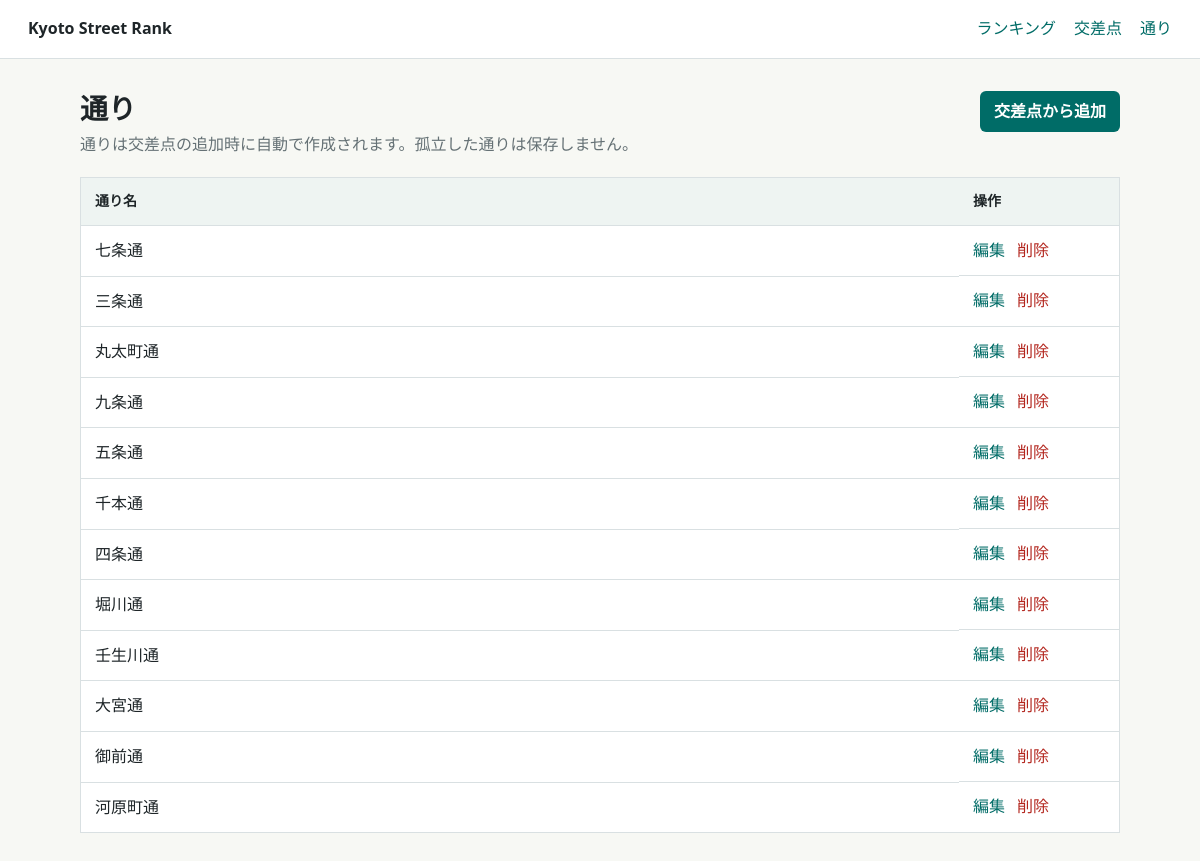
The page /streets on the database as committed earlier.
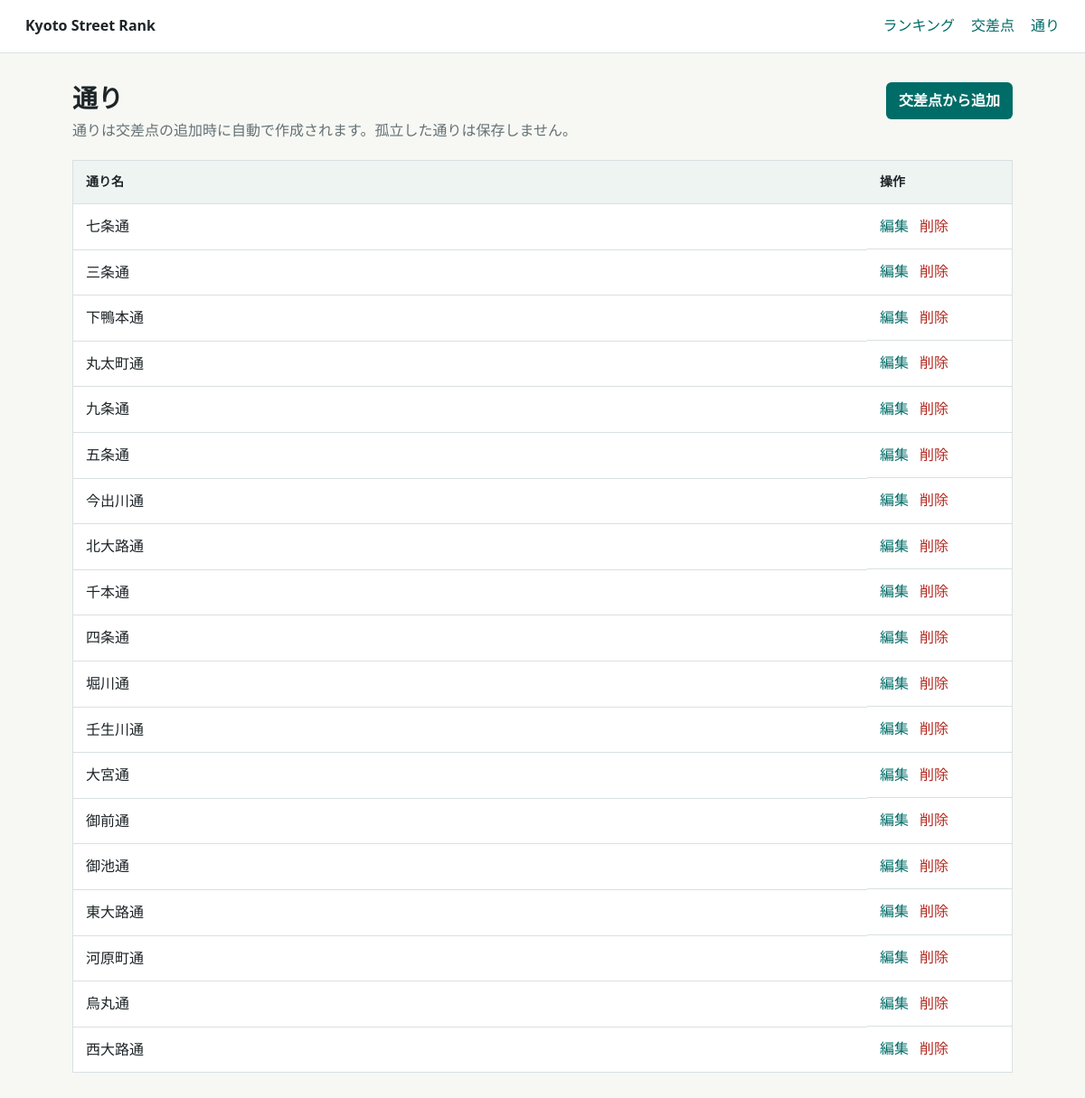
The same page on the database as committed later.
### src/models.py (models this page shows)
class Street(db.Model):
    __tablename__ = "streets"
    id = db.Column(db.Integer, primary_key=True)
    name = db.Column(db.String(120), nullable=False, unique=True)

### src/routes.py (the view)
    @app.route("/streets")
    def streets_index():
        streets = Street.query.order_by(Street.name).all()
        return render_template("streets/index.html", streets=streets)

### templates/streets/index.html
{% extends "base.html" %}
{% block content %}
  <div class="page-head">
    <div>
      <h1>通り</h1>
      <p>通りは交差点の追加時に自動で作成されます。孤立した通りは保存しません。</p>
    </div>
    <a class="button" href="{{ url_for('intersections_new') }}">交差点から追加</a>
  </div>
  {% if streets %}
    <table>
      <thead>
        <tr>
          <th>通り名</th>
          <th class="actions">操作</th>
        </tr>
      </thead>
      <tbody>
        {% for street in streets %}
          <tr>
            <td>{{ street.name }}</td>
            <td class="actions">
              <a href="{{ url_for('streets_edit', street_id=street.id) }}">編集</a>
              <form method="post" action="{{ url_for('streets_delete', street_id=street.id) }}">
                <button class="link-button" type="submit">削除</button>
              </form>
            </td>
          </tr>
        {% endfor %}
      </tbody>
    </table>
  {% else %}
    <section class="empty">
      <h2>通りがありません</h2>
      <p>交差点を追加すると通りも表示されます。</p>
    </section>
  {% endif %}
{% endblock %}

Rows that differ between the two databases and show on the page:
added Street: name "下鴨本通"
added Street: name "今出川通"
added Street: name "北大路通"
added Street: name "御池通"
added Street: name "東大路通"
added Street: name "烏丸通"
added Street: name "西大路通"
